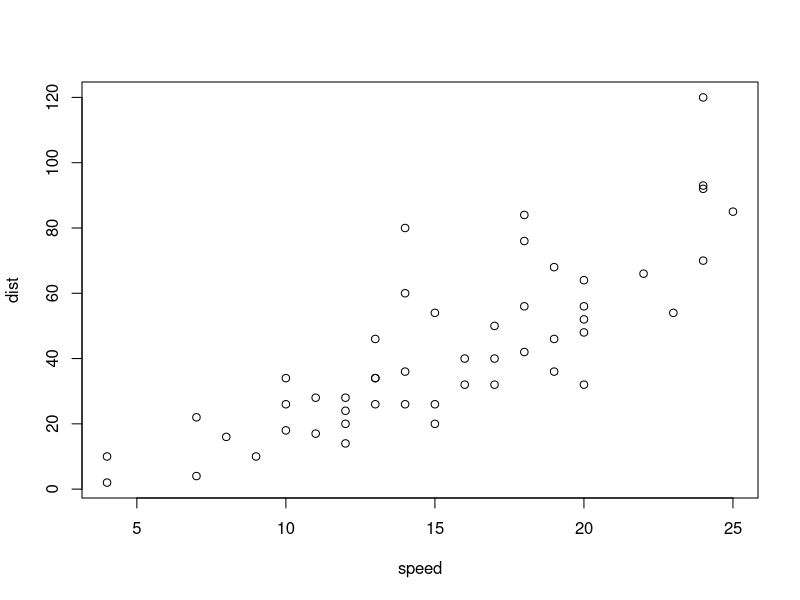
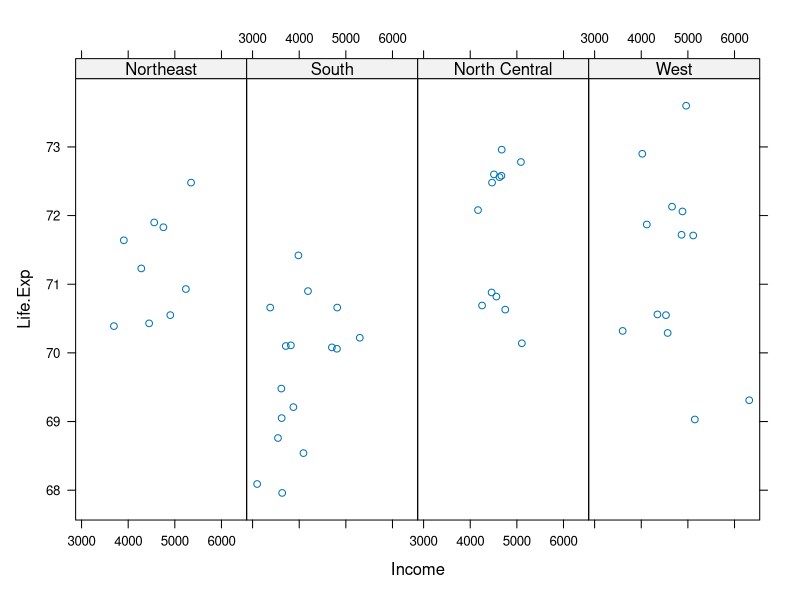
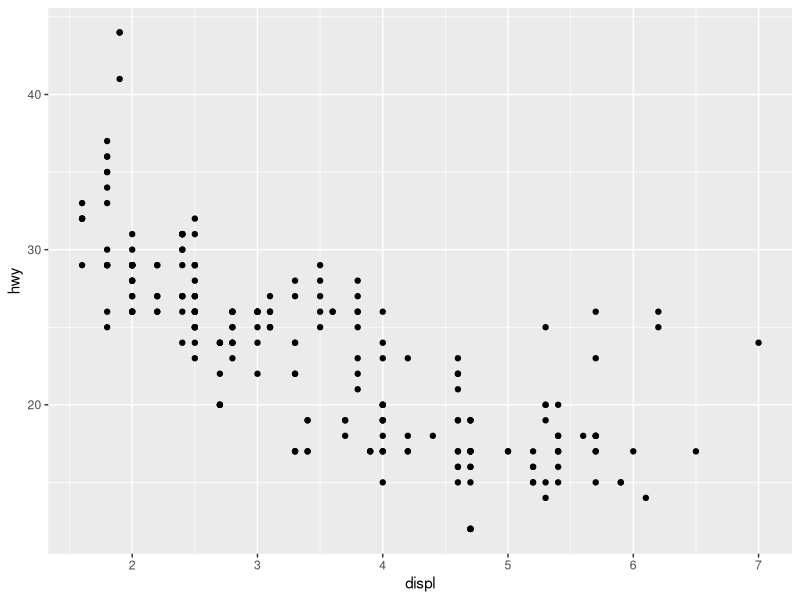
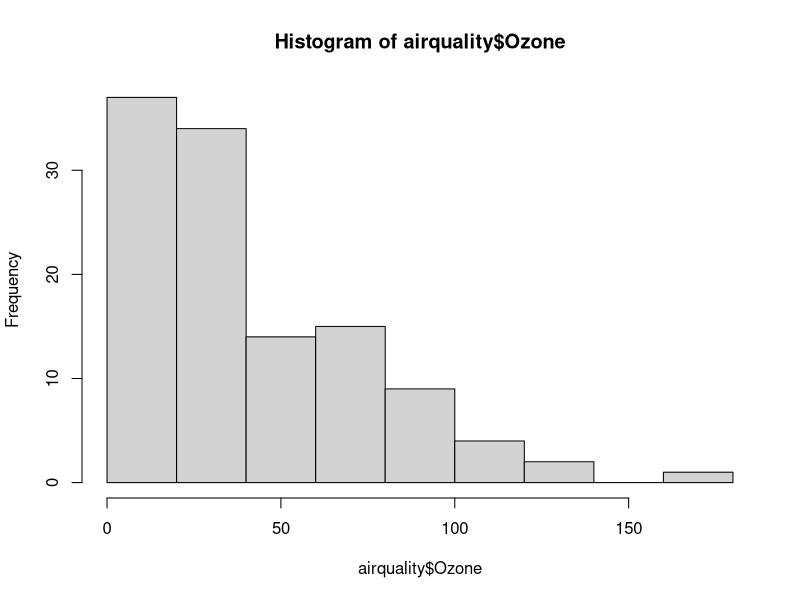
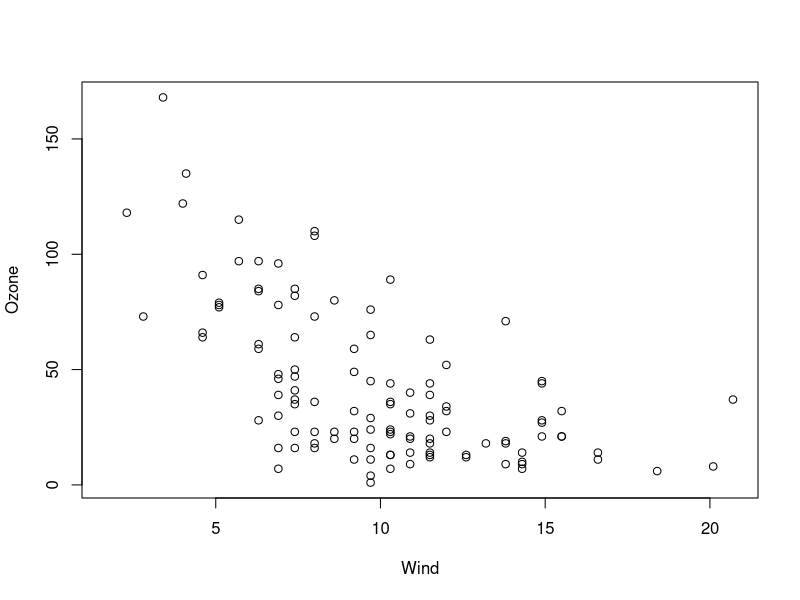
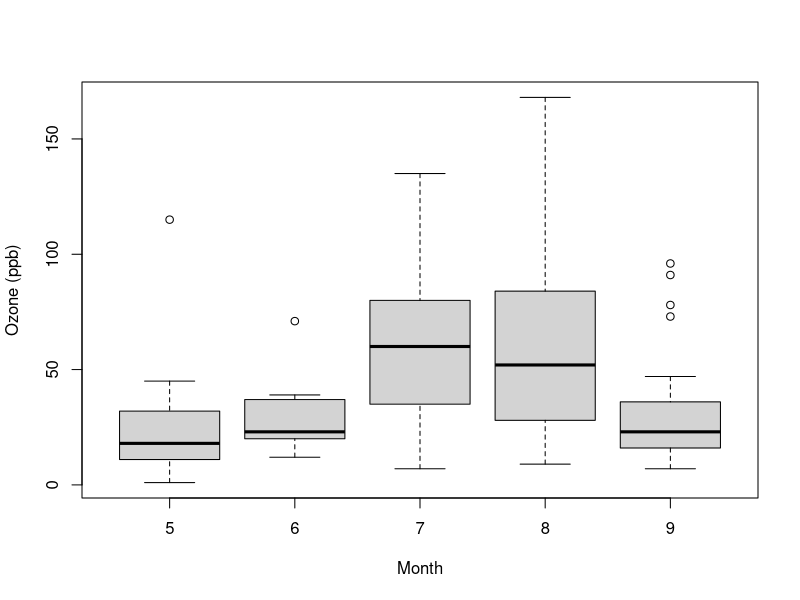
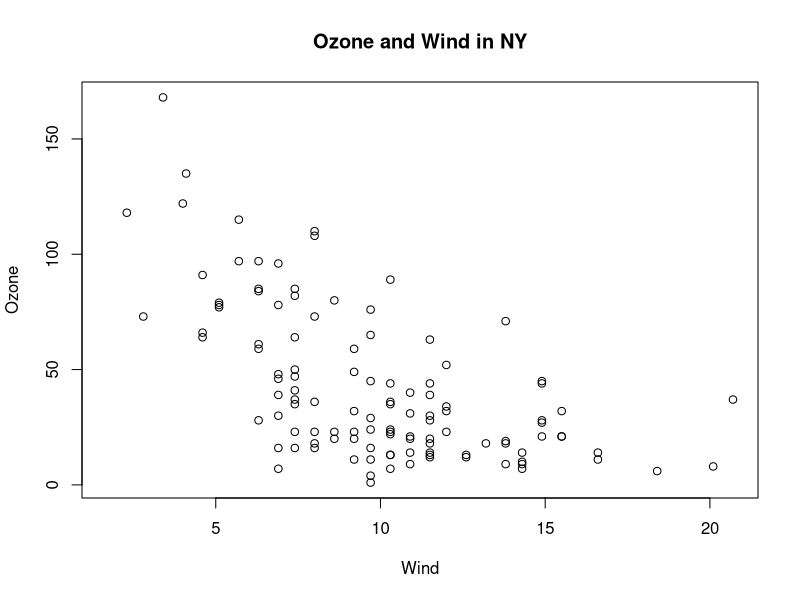
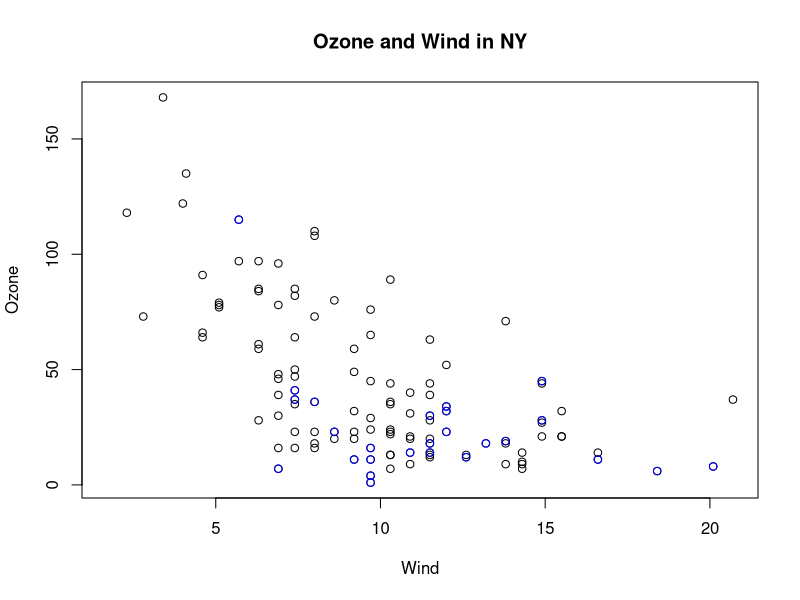

The R source for these figures, in order: (Note: this script raises an error after producing the figures.)
# 3 core plotting systems
## base plotting system - takes a lot of code, you build up code by code. You use a plot function, 
## and then more lines to annotate

library(datasets)
data(cars)
with(cars, plot(speed, dist))

## Latice system from the latice package. specify all plots in one function
## most useful for conditioning types of plots, planel plots... Good for many plots on one screen

library(lattice)
state <- data.frame(state.x77, region = state.region)
xyplot(Life.Exp ~ Income | region, data = state, layout= c(4,1))

## ggplot 2 system
## grammar for plotting
## takes ideas from lattice and base
## also good for conditioning plots, lots of defaults

library(ggplot2)
data(mpg)
qplot(displ, hwy, data = mpg)


###################
# BASE PLOTTING
###################

# two phases: (1) initalize the plot, then (2) annotate it
# Initililize, e.g. plot, hist, etc.

hist(airquality$Ozone)
par()

with(airquality, plot(Wind, Ozone))

airquality <- transform(airquality, Month = factor(Month))
boxplot(Ozone ~ Month, airquality, xlab = "Month", ylab = "Ozone (ppb)")

# pch = plotting symbol
# lty = line type
# lwd = line width
# col = plotting colour
# xlab = x axis label
# ylab = ylabel

# par() function, other parameters you can change
# las, bg, mar, oma, mfrow, mfcol

with(airquality, plot(Wind, Ozone))
title(main = "Ozone and Wind in NY") ## add a title

#subsetting example
with(airquality, plot(Wind, Ozone, main = 'Ozone and Wind in NY'))
with(subset(airquality, Month ==5), points(Wind, Ozone, col = "blue"))

# add regresion line
with(airquality, plot(Wind, Ozone, main = 'Ozone and Wind in NY', pch = 20))
model <- lm(Ozone ~ Wind, airquality)
abline(model, lwd = 2)

# multiplots
par(mfrow=c(1,2))
with(airquality,{
    plot(Wind, Ozone, main = "Ozone and Wind")
    plot(Solar.R, Ozone, main ="Ozone and Solar Radiation")
})

par(mfrow=c(1,1))

# adding data line by line
g <- gl(2, 50, labels = c("Male", "Femal"))
plot(x,y, type="n")
points(x[g == "Male"], y[g == "Male"], col = "green")
points(x[g == "Femal"], y[g == "Femal"], col = "blue", pch = 19)


